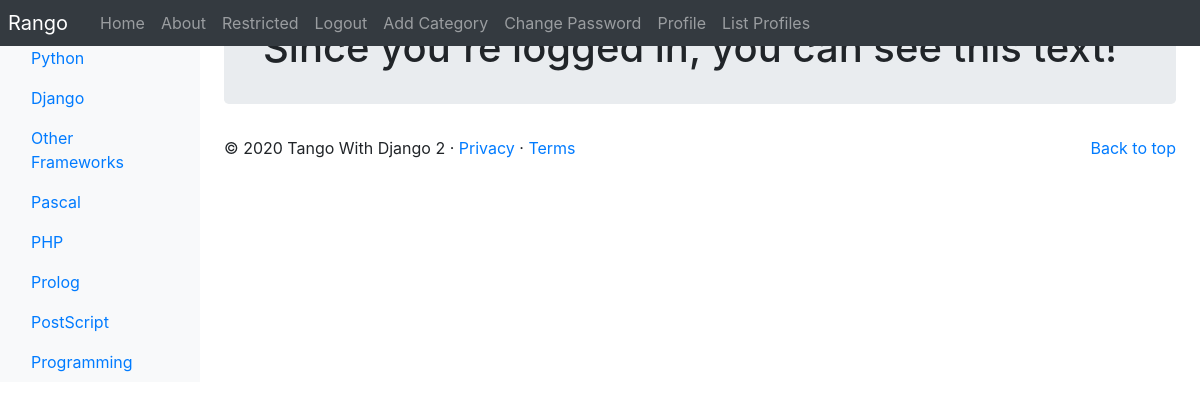
Screenshot of /rango/restricted/ (signed in) with the database file from the repository.
### rango/models.py (models this page shows, shortened)
class Category(models.Model):
    NAME_MAX_LENGTH = 128
    name = models.CharField(max_length=NAME_MAX_LENGTH, unique=True)
    views = models.IntegerField(default=0)
    likes = models.IntegerField(default=0)
    slug = models.SlugField(unique=True)
    class Meta:
        verbose_name_plural = 'Categories'

### rango/views.py (the view)
# urls.py: path('restricted/', RestrictedView.as_view(), name='restricted'),
class RestrictedView(View):
    @method_decorator(login_required)
    def get(self, request):
        return render(request, 'rango/restricted.html',
                      context={'message': "Since you're logged in, you can see this text!"})

### rango/templatetags/rango_template_tags.py (called while the page is built)
@register.inclusion_tag('rango/categories.html')
def get_category_list(current_category=None):
    return {'categories': Category.objects.all(),
            'current_category': current_category}

### templates/rango/restricted.html (shortened to what this page needs)
{% extends 'rango/base.html' %}
{% load staticfiles %}
{% block body_block %}
    <div class="jumbotron p-4">
        <div class="container">
            <h1 class="jumbotron-heading">{{ message }}</h1>
        </div>
    </div>
{% endblock %}

### templates/rango/categories.html (shortened to what this page needs)
<ul class="nav flex-column">
    {% if categories %}
        {% for c in categories %}
            {% if c == current_category %}
                <li class="nav-item">
                    <a class="nav-link active" href="{% url 'rango:show_category' c.slug %}">
                        <span data-feather="archive"></span>{{ c.name }}
                    </a>
                </li>
            {% else %}
                <li class="nav-item">
                    <a class="nav-link" href="{% url 'rango:show_category' c.slug %}">
                        {{ c.name }}
                    </a>
                </li>
            {% endif %}
        {% endfor %}
    {% else %}
        <li class="nav-item">There are no categories present.</li>
    {% endif %}
</ul>

### rows the page displays
Category: name "Python"
Category: name "Django"
Category: name "Other Frameworks"
Category: name "Pascal"
Category: name "PHP"
Category: name "Prolog"
Category: name "PostScript"
Category: name "Programming"

### other values shown
{{ message }} "Since you're logged in, you can see this text!"
